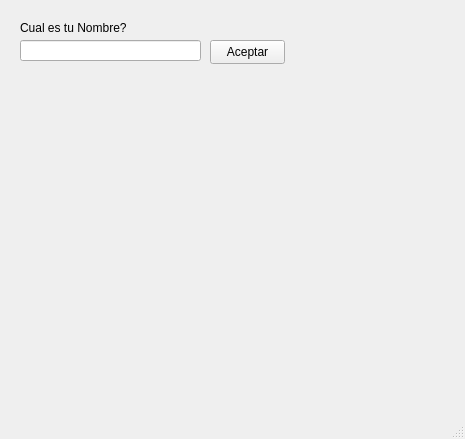
<?xml version="1.0" encoding="UTF-8"?>
<ui version="4.0">
 <class>MainWindow</class>
 <widget class="QMainWindow" name="MainWindow">
  <property name="geometry">
   <rect>
    <x>0</x>
    <y>0</y>
    <width>465</width>
    <height>439</height>
   </rect>
  </property>
  <property name="windowTitle">
   <string>MainWindow</string>
  </property>
  <widget class="QWidget" name="centralwidget">
   <widget class="QWidget" name="widget" native="true">
    <property name="geometry">
     <rect>
      <x>30</x>
      <y>130</y>
      <width>401</width>
      <height>211</height>
     </rect>
    </property>
   </widget>
   <widget class="QLabel" name="label">
    <property name="geometry">
     <rect>
      <x>20</x>
      <y>20</y>
      <width>111</width>
      <height>16</height>
     </rect>
    </property>
    <property name="text">
     <string>Cual es tu Nombre?</string>
    </property>
   </widget>
   <widget class="QLineEdit" name="lineEdit">
    <property name="geometry">
     <rect>
      <x>20</x>
      <y>40</y>
      <width>181</width>
      <height>21</height>
     </rect>
    </property>
   </widget>
   <widget class="QPushButton" name="submit_button">
    <property name="geometry">
     <rect>
      <x>210</x>
      <y>40</y>
      <width>75</width>
      <height>24</height>
     </rect>
    </property>
    <property name="text">
     <string>Aceptar</string>
    </property>
   </widget>
  </widget>
  <widget class="QMenuBar" name="menubar">
   <property name="geometry">
    <rect>
     <x>0</x>
     <y>0</y>
     <width>465</width>
     <height>22</height>
    </rect>
   </property>
  </widget>
  <widget class="QStatusBar" name="statusbar"/>
 </widget>
 <resources/>
 <connections/>
</ui>
